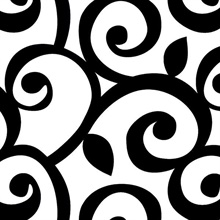
#> input picture teaching/math4418/Module1_fundamentalsOfLA_SVD/PythonLabs/wallpaper.jpeg, 220 x 220 px, found by its file name
$ python Day6_NLA.py
#> lines starting #> are read from the running program, lines starting #| are printed output that depends on the picture
#> further down, data is the input picture: shape (220, 220, 3); mean R, G, B 140.2, 140.2, 140.3
#| Date type uint8
#| Image Size (220, 220, 3)
#| New Image Size (220, 220)
import numpy as np
from matplotlib import image
from matplotlib import pyplot

def LossyCompression(image_matrix, k):
    U, S, V = svd(image_matrix)
    rank = len(S)
    print("Rank", rank)
    #if rank < k :
	 #   return image_matrix

    #take columns less than k from U
    truncated_u = U[:,:k]

    # take rows less than k from V
    truncated_v = V[:k,:]

    # build the new S matrix with top k diagonal elements
    truncated_s = np.zeros((k, k), image_matrix.dtype)

    for i in range(k):
    	truncated_s[i][i] = S[i]

    print ("truncated_u shape {0}, truncated_s shape {1}, truncated_v shape {2}".format(
	    truncated_u.shape, truncated_s.shape, truncated_v.shape))

    #compressed/truncated matrix
    return np.dot(np.dot(truncated_u, truncated_s), truncated_v)


def svd(X):
    # Data matrix X, X doesn't need to be 0-centered
    n, m = X.shape
#> n = 220; m = 220
    # Compute full SVD
    U, Sigma, Vh = np.linalg.svd(X,
      full_matrices=False, # It's not necessary to compute the full matrix of U or V
      compute_uv=True)
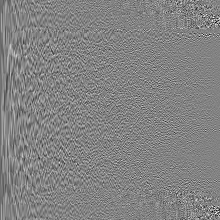
#> U: shape (220, 220) float64; min -0.424, max 0.401, mean -0.00033; drawn with min black and max white
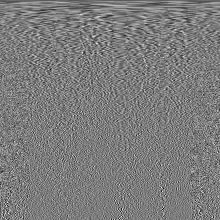
#> Vh: shape (220, 220) float64; min -0.321, max 0.335, mean -0.000286; drawn with min black and max white
#> Sigma = 220 values, max 32496.1 at index 0, min 0.084 at index 219, mean 824.6
    return U, Sigma, Vh


if __name__ == '__main__':
    #load image as pixel array

    #data = image.imread('JamesJosephSylvester.jpg')
    #data = image.imread('Coco.jpeg')
    data = image.imread('wallpaper.jpeg')

    # summarize shape of the pixel array
    print("Date type", data.dtype)
    print("Image Size", data.shape)
    #
    # # reshaping image into 2D
    A = data[:, :, 0]
    print("New Image Size", A.shape)
    #
    # display the array of pixels as an image
    pyplot.imshow(A)
    pyplot.title("Original image")
    pyplot.show()
    #
    # #recreating image using SVD results
    U, Sigma, Vh = svd(A)
    A_svd1 = np.dot(np.dot(U, np.diag(Sigma)), Vh)
    #
    pyplot.subplot(321)
    pyplot.imshow(A)
    pyplot.title("Original image")
    #
    pyplot.subplot(322)
    pyplot.title("Fully recreated after SVD")
    pyplot.imshow(A_svd1)
    pyplot.show()
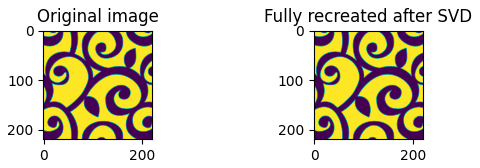
#> figure drawn by matplotlib, 2 panels
    print("Rank of A",np.linalg.matrix_rank(A))
#| Rank of A 220
    #
    # #Transform A with SVD components
    # A_svd = np.dot(U, np.diag(Sigma))
    #
    k = 220
    A_compressed = LossyCompression(A, k)
#> in LossyCompression, `U, S, V = svd(image_matrix)`: S has the same summary as Sigma in svd
#> in LossyCompression, `rank = len(S)`: rank = 220
#| Rank 220
#> after the loop in LossyCompression, `for i in range(k):`:
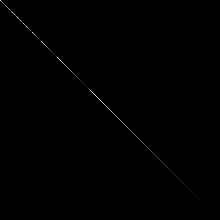
#> truncated_s: shape (220, 220); min 0, max 255, mean 0.5
#| truncated_u shape (220, 220), truncated_s shape (220, 220), truncated_v shape (220, 220)
#> in LossyCompression, `return np.dot(np.dot(truncated_u, truncated_s), truncated_v)`:
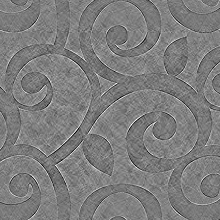
#> returned value: shape (220, 220) float64; min -50.86, max 54.43, mean 1; drawn with min black and max white
    print("Shape A", A.shape)
#| Shape A (220, 220)
    print("Compressed A", A_compressed.shape)
#| Compressed A (220, 220)
    #
    pyplot.subplot(323)
    pyplot.title("Fully recreated after SVD")
    pyplot.imshow(A_svd1)
    #
    pyplot.subplot(324)
    pyplot.title("Lossy_Compressed")
    pyplot.imshow(A_compressed)
    name = "Result_" + str(k) +".png"
    image.imsave(name, A_compressed)
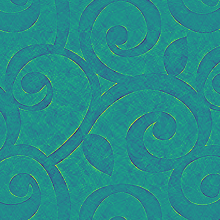
#> saved as Result_220.png: shape (220, 220, 3); mean R, G, B 36, 141.7, 138.3
    pyplot.show()
    #
